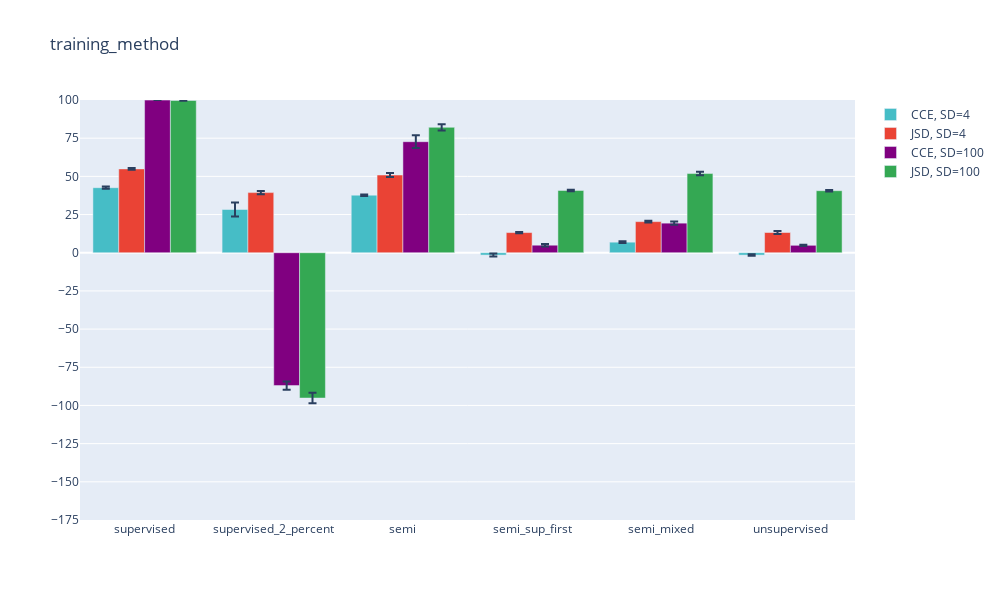

Notebook code for this chart:
### Code cell
for i in range(len(parameters)):
    if i not in [0,1,2]:
        excluded_config_strings=['CCE, SD=4', 'CCEu, SD=4', 'CCE, SD=100','CCEu, SD=100']
    else:
        excluded_config_strings=[]
    plot_vals(i,USE_PLOTLY=True,excluded_config_strings=excluded_config_strings)

### Figure 1 — Plotly figure (JSON) as saved in the notebook; plotly's stock layout.template omitted (floating-point values rounded to 4 significant figures)
{"data": [{"error_y": {"array": [0.7104, 4.563, 0.4765, 0.9805, 0.5569, 0.4962]}, "marker": {"color": "#46BDC6"}, "name": "CCE, SD=4", "type": "bar", "x": ["supervised", "supervised_2_percent", "semi", "semi_sup_first", "semi_mixed", "unsupervised"], "y": [42.58, 28.31, 37.7, -1.531, 6.908, -1.556]}, {"error_y": {"array": [0.5693, 0.9914, 1.306, 0.4167, 0.62, 1.051]}, "marker": {"color": "#EA4335"}, "name": "JSD, SD=4", "type": "bar", "x": ["supervised", "supervised_2_percent", "semi", "semi_sup_first", "semi_mixed", "unsupervised"], "y": [54.88, 39.36, 50.87, 13.19, 20.36, 13.24]}, {"error_y": {"array": [0.01485, 2.689, 4.183, 0.7726, 1.01, 0.4057]}, "marker": {"color": "purple"}, "name": "CCE, SD=100", "type": "bar", "x": ["supervised", "supervised_2_percent", "semi", "semi_sup_first", "semi_mixed", "unsupervised"], "y": [99.95, -87.0, 72.7, 4.92, 19.36, 4.854]}, {"error_y": {"array": [0.2287, 3.439, 2.027, 0.497, 1.129, 0.5208]}, "marker": {"color": "#34A853"}, "name": "JSD, SD=100", "type": "bar", "x": ["supervised", "supervised_2_percent", "semi", "semi_sup_first", "semi_mixed", "unsupervised"], "y": [99.66, -95.15, 82.11, 40.76, 51.83, 40.62]}], "layout": {"height": 600, "title": {"text": "training_method"}, "width": 1000, "yaxis": {"dtick": 25, "range": [-175, 100], "tick0": 0}}}
